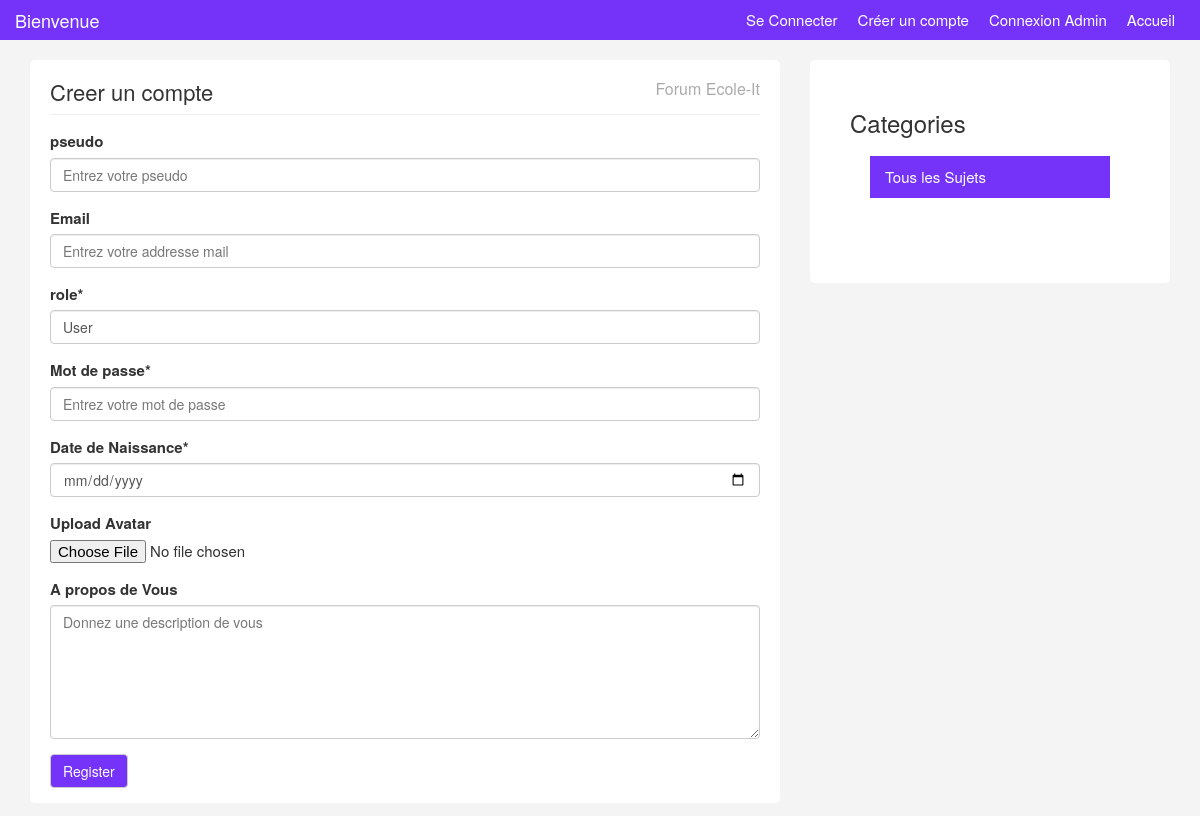
Before: /create/ with the older database file.
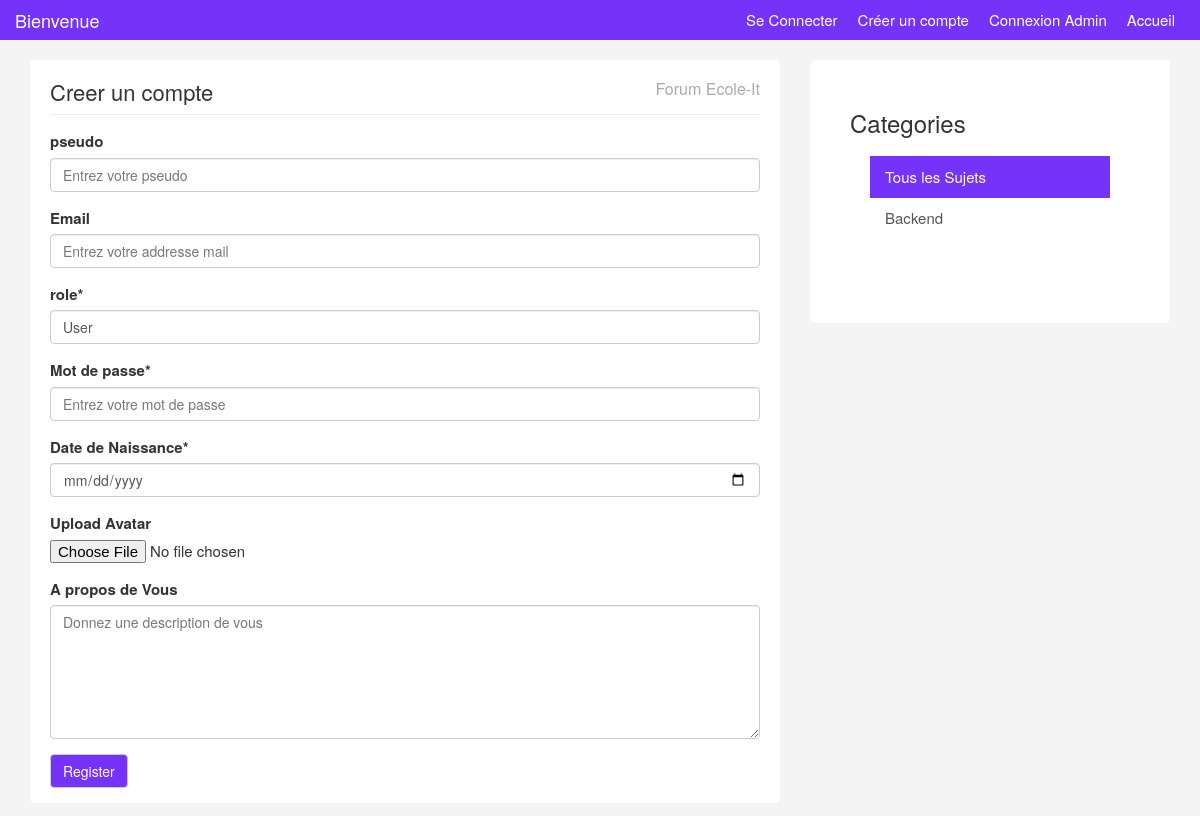
After: the same page with the newer database file.
### website/models.py (models this page shows)
class Category(models.Model):
    title = models.CharField(max_length=100)  # Augmentation de la longueur du titre
    description = models.TextField()
    added_by = models.ForeignKey(Admins, on_delete=models.CASCADE)  # Renommage du champ addedBy en snake_case

### website/views.py (the view)
# urls.py: path('create/',views.createAccount, name="create"),
def createAccount(request):
       categories= Category.objects.all()
       if request.method == 'POST':
            pseudo = request.POST.get('pseudo')
            email = request.POST.get('email')
            password = request.POST.get('password')
            role = request.POST.get('role','User')
            birthdate = request.POST.get('bithday')
            description = request.POST.get('about')
            avatar = request.FILES.get('avatar')
            sendmails(email=email,name=pseudo, password=password) #envoi du mail
            new_user = Users(pseudo=pseudo, email=email, password=password, role=role, birthdate=birthdate, description=description, avatar=avatar)
            new_user.save()
            img_path = os.path.join(settings.MEDIA_ROOT,avatar.name)
            with open(img_path, 'wb') as img_file:
                for chunk in avatar.chunks():
                    img_file.write(chunk)
            return redirect('login')
       else:
            me= request.session.get('id')
            return render(request, "register.html",context={"categories":categories,"me":me})

### forum/templates/register.html (shortened to what this page needs)
{% load static %}
<!DOCTYPE html>
<html lang="en">
  <head>
    <link href="{% static 'css/bootstrap.css' %}" rel="stylesheet"/>
    <link href="{% static 'css/custom.css' %}" rel="stylesheet"/.container>
  </head>
  <body>
	<div class="navbar navbar-inverse navbar-fixed-top" role="navigation">
		<div class="container">
		  <div class="navbar-header">
			<a class="navbar-brand" href="{% url 'accueil'  %}">Bienvenue  {{id.pseudo}}</a>
		  </div>
		  <div class="collapse navbar-collapse">
			<ul class="nav navbar-nav navbar-right ">
			  {% if auth %}
				<li class="active nav-item"><a href="{% url 'accueil'  %}">Accueil</a></li>
				<li><a href="{% url 'addtopic' %}">Poser une Question</a></li>
				<li><a href="{% url 'personalProfile' me %}">Mon Profil</a></li>
				<li><a href="{% url 'logoutUser'  %}">Deconnexion</a></li>
			  {% else %}
				<li><a href="{% url 'login'  %}">Se Connecter</a></li>
				<li><a href="{% url 'create'  %}">Créer un compte</a></li>
				<li><a href="{% url 'loginAdmin'  %}">Connexion Admin </a></li>
				<li class="active nav-item"><a href="{% url 'accueil'  %}">Accueil</a></li>
			  {% endif %}
			</ul>
		  </div>
		</div>
	  </div>
    <div class="container">
		<div class="row">
			<div class="col-md-8">
				<div class="main-col">
					<div class="block">
						<h1 class="pull-left">Creer un compte</h1>
						<h4 class="pull-right">Forum Ecole-It</h4>
						<div class="clearfix"></div>
						<hr>
						<form role="form" enctype="multipart/form-data" method="post" action="{% url 'create'  %}">
							<div class="form-group">
								<label>pseudo</label> <input type="text" class="form-control"
							name="pseudo" placeholder="Entrez votre pseudo">
							</div>
							<div class="form-group">
							<label>Email</label> <input type="email" class="form-control"
							name="email" placeholder="Entrez votre addresse mail">
							</div>
						<div class="form-group">
					<label> role*</label> <input type="text"
							class="form-control" name="role" placeholder="User"  value="User"/>
						</div>
					<div class="form-group">
					<label>Mot de passe*</label> <input type="password" class="form-control"
				name="password" placeholder="Entrez votre mot de passe">
				</div>
				<div class="form-group">
				<label>Date de Naissance*</label> <input type="date"
			class="form-control" name="bithday">
			</div>
				<div class="form-group">
					<label>Upload Avatar</label>
				<input type="file" name="avatar">
					</div>
					<div class="form-group">
					<label>A propos de Vous</label>
					<textarea id="about" rows="6" cols="80" class="form-control"
					name="about" placeholder="Donnez une description de vous "></textarea>
			</div>
			<input name="register" type="submit" class="color btn btn-default" value="Register" />
</form>
					</div>
				</div>
			</div>
			<div class="col-md-4">
				<div id="sidebar">
					<div class="block">
						<div class="block">
							<h3>Categories</h3>
							<div class="list-group block ">
								<a href="#" class="list-group-item active">Tous les Sujets  </a>
								{% if categories %}
								{% for cat in categories %}
								<a href="{% url 'categorie' id=cat.pk %}" class="list-group-item">{{ cat.title }}</a>
								{% endfor %}
								{% endif %}
							</div>
							</div>
				</div>
			</div>
		</div>
    </div>
  </body>
</html>

Changed rows visible on the page:
added Category: title "Backend"
